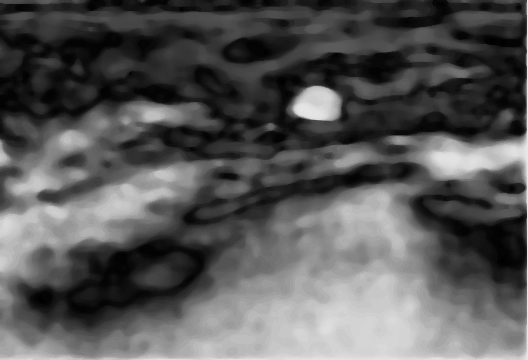
#> input picture preprocessing/000001.png, 528 x 360 px, given as the content of the folder BreastTumor, which was not available
$ python preprocessing.py
#> lines starting #> are read from the running program, lines starting #| are printed output that depends on the picture; pictures that were not available may be replaced by others from this repository, and a replacement may not be noted
import cv2
import os


if __name__ == '__main__':
    files = os.listdir('BreastTumor')
    for file in files:
        img = cv2.imread(os.path.join('BreastTumor', file), 0)
#> img is the input picture: shape (360, 528); min 0, max 231, mean 87.3

        # 均衡化
        enImg = cv2.medianBlur(cv2.equalizeHist(img), 13)
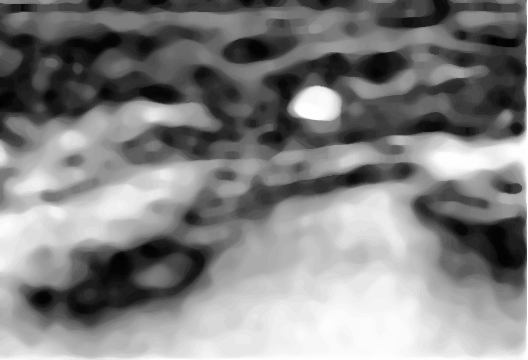
#> enImg: shape (360, 528); min 1, max 255, mean 130.1
        enImg = 255 - enImg
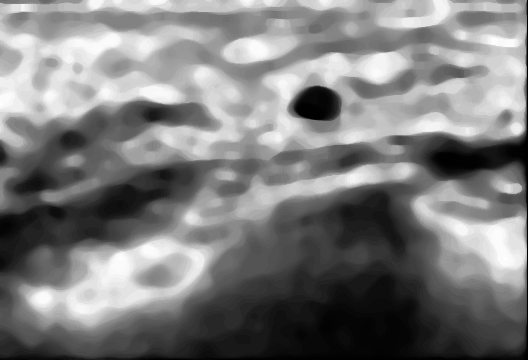
#> enImg: shape (360, 528); min 0, max 254, mean 124.9

        # 增强对比
        alpha2 = 1.3
        beta2 = -100
        enImg = cv2.convertScaleAbs(enImg, alpha=alpha2, beta=beta2)
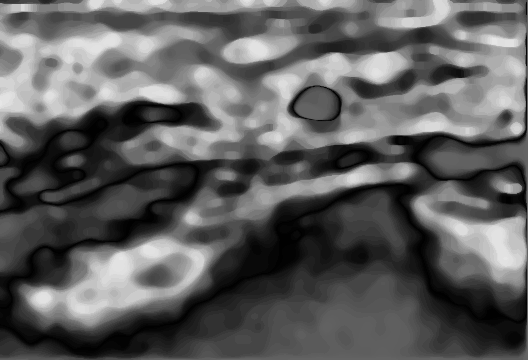
#> enImg: shape (360, 528); min 1, max 230, mean 93.7

        # 中值滤波
        blur = cv2.medianBlur(enImg, 7)
        res = cv2.resize(blur, (0, 0), fx=0.2, fy=0.2)
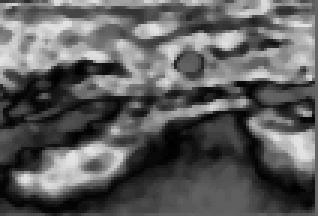
#> res: shape (72, 106) (shown 3 times larger); min 1, max 226, mean 93.8
        cv2.imwrite(os.path.join('preprocessing', file), res)
    # [7 lines of commented-out code are left out]

$ run again, on preprocessing/000028.png
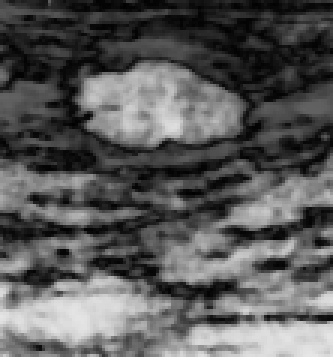
#> input picture preprocessing/000028.png, 111 x 119 px, given as the content of the folder BreastTumor, which was not available (shown 3 times larger)
#> img is the input picture: shape (119, 111); min 1, max 230, mean 89.2
#> `enImg = 255 - enImg`:
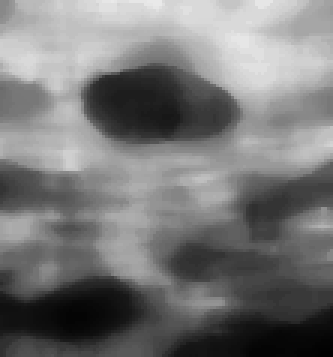
#> enImg: shape (119, 111) (shown 3 times larger); min 1, max 233, mean 119.2
#> `res = cv2.resize(blur, (0, 0), fx=0.2, fy=0.2)`:
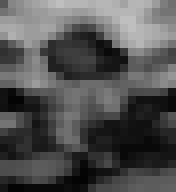
#> res: shape (24, 22) (shown 8 times larger); min 3, max 191, mean 81

$ run again, on preprocessing/000032.png
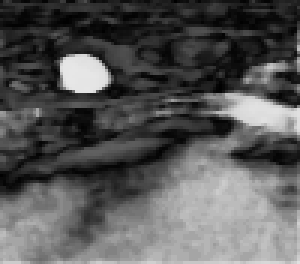
#> input picture preprocessing/000032.png, 100 x 88 px, given as the content of the folder BreastTumor, which was not available (shown 3 times larger)
#> img is the input picture: shape (88, 100); min 0, max 231, mean 87.1
#> `enImg = 255 - enImg`:
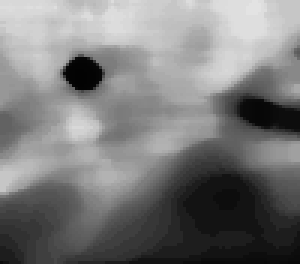
#> enImg: shape (88, 100) (shown 3 times larger); min 2, max 227, mean 122.4
#> `enImg = cv2.convertScaleAbs(enImg, alpha=alpha2, beta=beta2)`:
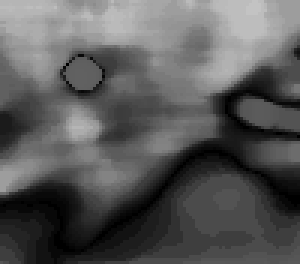
#> enImg: shape (88, 100) (shown 3 times larger); min 0, max 195, mean 89
